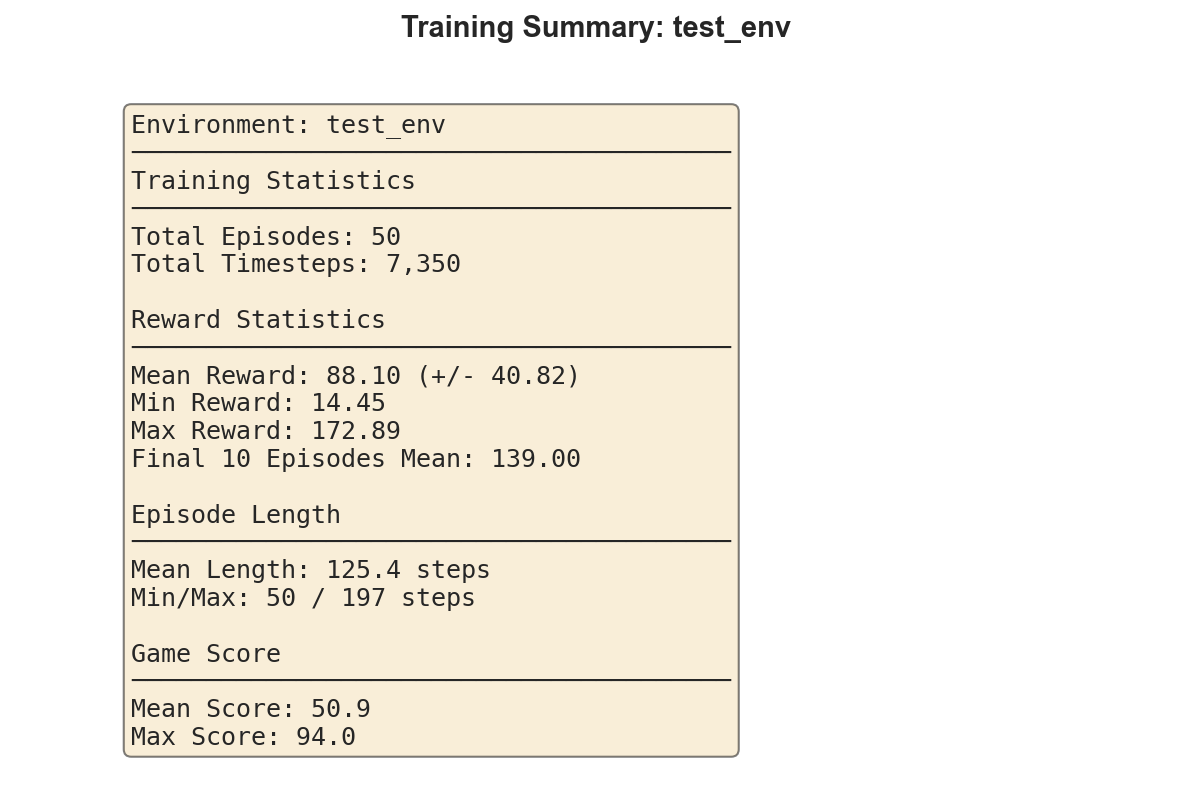
#> input picture evals/test_env/test_env_summary.png, 1192 x 786 px; its folder holds only this picture in this run
$ python -i app.py   (imports and definitions only)
#> lines starting #> are read from the running program, lines starting #| are printed output that depends on the picture
#!/usr/bin/env python3
"""
UniWrap Web App - Generate and evaluate RL environments from any game.

Run with: python app.py
Then open: http://localhost:8080
"""

import os
import sys
import json
import subprocess
import threading
import queue
import time
import tempfile
import importlib
from pathlib import Path
from http.server import HTTPServer, BaseHTTPRequestHandler
from urllib.parse import urlparse, parse_qs
import traceback

# Add project root to path
project_root = Path(__file__).parent
sys.path.insert(0, str(project_root))

# Add venv site-packages to path if running outside venv
venv_site = project_root / 'venv' / 'lib'
# [13 lines not run here, left out]


# Global state for streaming logs
generation_logs = {}
evaluation_results = {}
eval_stream_params = {}  # Store params for SSE evaluation streams


class UniWrapAPI(BaseHTTPRequestHandler):
    """HTTP handler for UniWrap web app."""

    def log_message(self, format, *args):
        """Suppress default logging."""
        pass

    # [918 lines left out: functions _send_json, _send_html, _handle_eval_stream, _handle_web_eval_stream, _obs_to_base64, _handle_playwright_env_stream and 6 more, not called in this run]


def handle_generate(data):
    """Handle environment generation request."""
    url = data.get('url', '').strip()
    if not url:
        return {'success': False, 'error': 'No URL provided'}

    job_id = str(int(time.time() * 1000))
    generation_logs[job_id] = []

    def log(msg):
        generation_logs[job_id].append(msg)
        print(msg)

    try:
        log(f"Starting generation for: {url}")

        # Build command - use venv python if available
        project_root = Path(__file__).parent
        venv_python = project_root / 'venv' / 'bin' / 'python'
        python_exe = str(venv_python) if venv_python.exists() else sys.executable

        cmd = [python_exe, '-m', 'uniwrap', url]

        # Get API key from environment
        env = os.environ.copy()
        api_key = env.get('ANTHROPIC_API_KEY', '')
        if not api_key:
            # Try to load from .env file
            env_file = project_root / '.env'
            if env_file.exists():
                with open(env_file) as f:
                    for line in f:
                        if line.startswith('ANTHROPIC_API_KEY='):
                            api_key = line.split('=', 1)[1].strip().strip('"\'')
                            env['ANTHROPIC_API_KEY'] = api_key
                            break

        if not api_key:
            return {'success': False, 'error': 'ANTHROPIC_API_KEY not configured. Set it in .env file or as environment variable.', 'job_id': job_id}

        # Run UniWrap
        log("Running UniWrap...")
        process = subprocess.Popen(
            cmd,
            stdout=subprocess.PIPE,
            stderr=subprocess.STDOUT,
            text=True,
            bufsize=1,
            env=env,
            cwd=str(project_root)
        )

        output_lines = []
        for line in process.stdout:
            line = line.strip()
            if line:
                log(line)
                output_lines.append(line)

        process.wait()

        if process.returncode != 0:
            return {
                'success': False,
                'error': 'Generation failed',
                'output': '\n'.join(output_lines),
                'job_id': job_id
            }

        log("Generation complete!")

        # Find generated environment
        envs = list_environments()

        return {
            'success': True,
            'output': '\n'.join(output_lines),
            'environments': envs,
            'job_id': job_id
        }

    except Exception as e:
        log(f"Error: {str(e)}")
        return {'success': False, 'error': str(e), 'job_id': job_id}


# [1679 lines left out: functions handle_evaluate, handle_run_episode, get_index_html, main, not called in this run]


# [2 lines not run here, left out]

>>> import cv2
>>> picture = cv2.imread('evals/test_env/test_env_summary.png', cv2.IMREAD_GRAYSCALE)
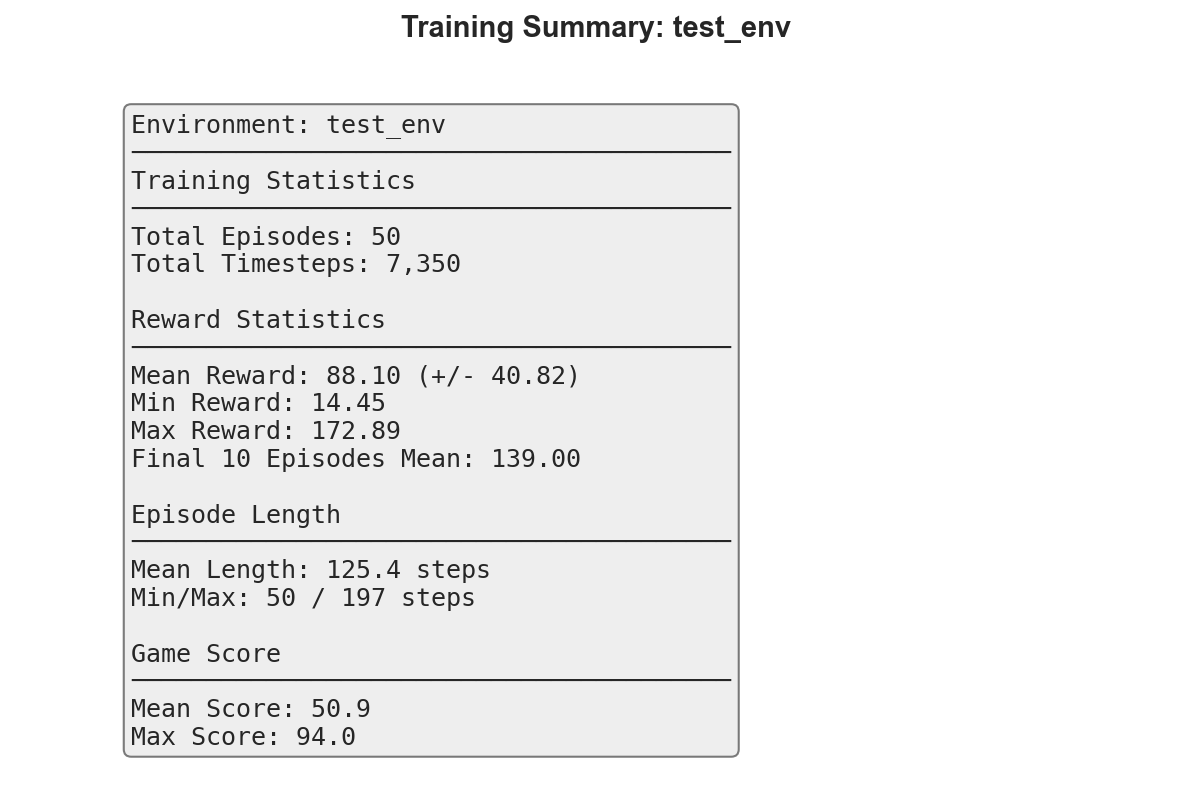
#> picture: shape (786, 1192); min 38, max 255, mean 240.9
#> (the run stopped early here; a loop or call above may not have finished)

$ run again, on evals/test_env/test_env_training_curves.png
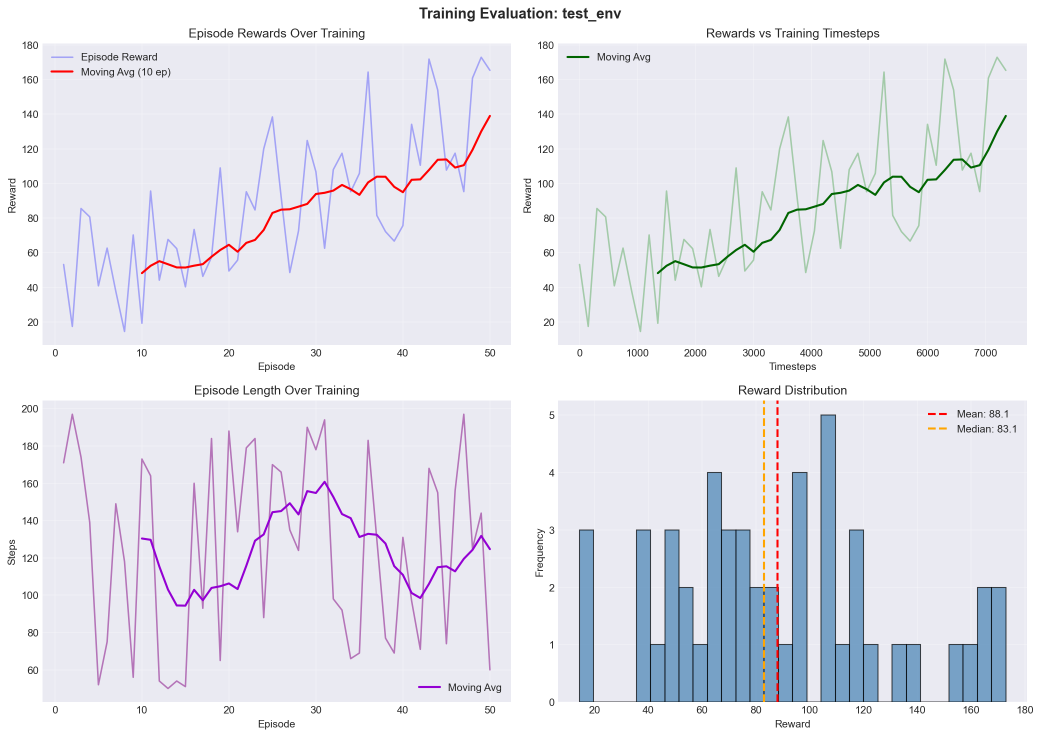
#> input picture evals/test_env/test_env_training_curves.png, 2082 x 1473 px (shown at 1/2 size)
#> `picture = cv2.imread('evals/test_env/test_env_summary.png', cv2.IMREAD..`:
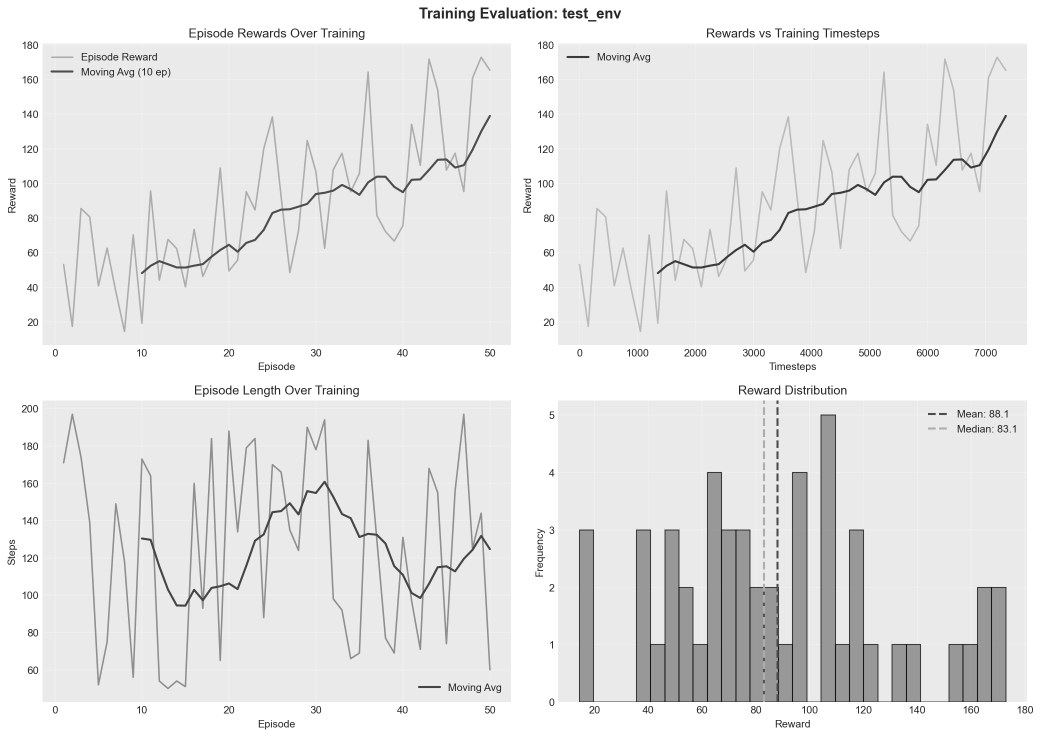
#> picture: shape (1473, 2082) (shown at 1/2 size); min 13, max 255, mean 230.4
